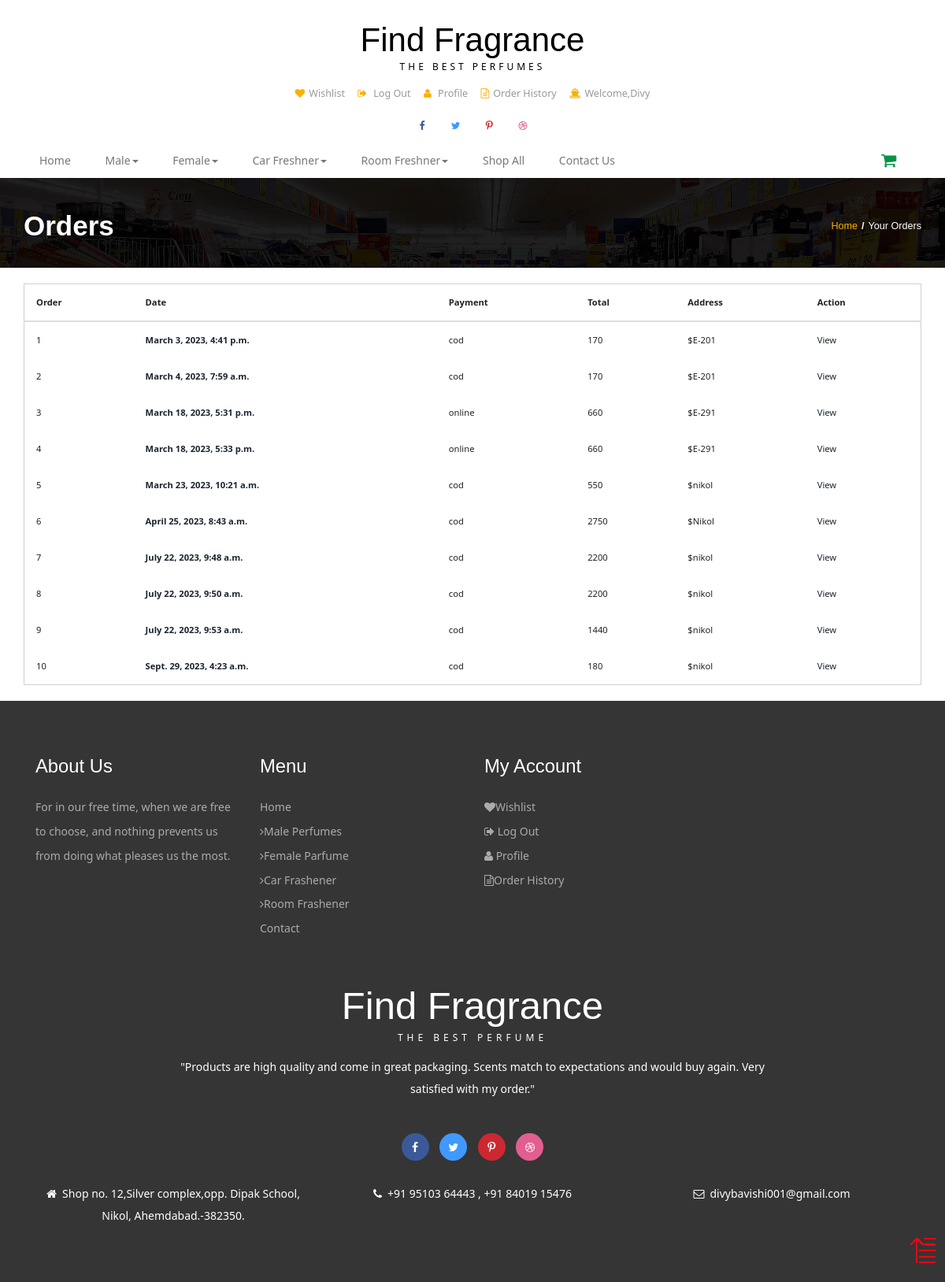
The app's page /yourorders (signed in) with its own data.
### iodo/models.py (models this page shows, shortened)
class customer_detail(models.Model):
    Name = models.CharField(max_length=25)
    L_id = models.ForeignKey(login, on_delete=models.CASCADE)
    Dob = models.DateField()
    Address = models.CharField(max_length=128)
    dp = models.ImageField(upload_to="photos", default="mydp.jpeg")
    def customer_photos(self):
        return mark_safe('<img src="{}" width="100"/>'.format(self.dp.url))
    customer_photos.allow_tags = True
    Area_id = models.ForeignKey(area, on_delete=models.CASCADE)
    City = models.ForeignKey(city, on_delete=models.CASCADE)
    State_id = models.ForeignKey(state, on_delete=models.CASCADE)

class product_order(models.Model):
    Total_amount = models.IntegerField(default=0)
    L_id = models.ForeignKey(login, on_delete=models.CASCADE)
    Address = models.CharField(max_length=35)
    Order_status = (
        ('pending', 'PENDING'),
        ('placed', 'PLACED'),
    )
    order_status = models.CharField(max_length=50, choices=Order_status)
    Payment_status = models.CharField(max_length=30)
    Date_time = models.DateTimeField(auto_now=True, editable=False)

### iodo/views.py (the view)
# urls.py: path("yourorders", views.yourorders, name="yourorders"),
def yourorders(request):
  try:
    uid = request.session['log_id']
    logdetail = login.objects.all()
    statedetail = state.objects.all()
    citydetail = city.objects.all()
    areadetail = area.objects.all()
    try:
      profiledata = customer_detail.objects.get(L_id=uid)
    except customer_detail.DoesNotExist:
      profiledata = None
    orderdata = product_order.objects.filter(L_id=login(id=uid))
    pdata = {
      'logdetail': logdetail,
      'statedetail': statedetail,
      'citydetail': citydetail,
      'areadetail': areadetail,
      'profiledata': profiledata,
      'orderdata': orderdata,
    }
    return render(request, 'yourorders.html', pdata)
  except:
    pass
  return render(request, 'yourorders.html')

### iodo/templates/yourorders.html (shortened to what this page needs)
{% extends 'basic.html' %}
{% block body %}
{% load static %}
<link href=" {% static 'css/bootstrap.css' %} " rel='stylesheet' type='text/css' />
<link href=" {% static 'css/style.css' %} " rel='stylesheet' type='text/css' />
<link href=" {% static 'css/font-awesome.css' %} " rel="stylesheet">
	<link rel="stylesheet" href=" {% static 'css/jstarbox.css' %} " type="text/css" media="screen" charset="utf-8" />
<div class="banner-top">
	<div class="container">
		<h3 >Orders</h3>
		<h4><a href="/">Home</a><label>/</label>Your Orders</h4>
		<div class="clearfix"> </div>
	</div>
</div>
<br>
    <div class="liton__shoping-cart-area mb-120">
        <div class="container">
            <div class="row">
                <div class="col-lg-12">
                    <div class="shoping-cart-inner">
                        <div class="shoping-cart-table table-responsive">
                            <table class="table">
                                <thead>
                                    <th class="cart-product-image">Order</th>
                                    <th class="cart-product-image">Date</th>
                                    <th class="cart-product-image">Payment</th>
                                    <th class="cart-product-image">Total</th>
                                    <th class="cart-product-image">Address</th>
                                    <th class="cart-product-image">Action</th>
                                </thead>
                                <tbody>
                                {% for o in orderdata %}
                                    <tr>
                                        <td class="cart-product-image">
                                            {{forloop.counter}}
                                        </td>
                                        <td class="cart-product-info">
                                            <strong><a href="/single/{{c.Product_id.id}}">{{o.Date_time}}</a></strong>
                                        </td>
                                        <td class="cart-product-price">{{o.Payment_status}}</td>
                                        <td class="cart-product-quantity">
                                            {{o.Total_amount}}
                                        </td>
                                        <td class="cart-product-subtotal">${{o.Address}}</td>
                                        <td class="cart-product-remove"><a href="/yourordersingle/{{o.id}}">View</a></td>
                                    </tr>
                                {% endfor %}
                                </tbody>
                            </table>
                        </div>
                    </div>
                </div>
                </div>
                    </div>
                </div>
</body>
{% endblock %}
{% block js %}
	<a href="#" id="toTop" style="display: block;"> </a>
{% endblock %}

### iodo/templates/basic.html (shortened to what this page needs)
<!DOCTYPE html>
{% load static %}
<html>
<head>
<link href=" {% static 'css/bootstrap.css' %} " rel='stylesheet' type='text/css' />
<link href=" {% static 'css/style.css' %} " rel='stylesheet' type='text/css' />
<link href=" {% static 'css/font-awesome.css' %} " rel="stylesheet">
	<link rel="stylesheet" href=" {% static 'css/jstarbox.css' %} " type="text/css" media="screen" charset="utf-8" />
</head>
<body>
<div class="header">
		<div class="container">
			<div class="logo">
				<h1 ><a href=" {% url 'index.html' %} ">Find Fragrance<span>The Best Perfumes</span></a></h1>
			</div>
			<div class="head-t">
				<ul class="card">
					{% if request.session.log_id %}
					<li><a href="/wishlist" ><i class="fa fa-heart" aria-hidden="true"></i>Wishlist</a></li>
					<li><a href="/logout"><i class="fa fa-sign-out" aria-hidden="true"></i> Log Out </a></li>
					{% if profiledata.Name == None %}
					<li><a href="/completeprofile"><i class="fa fa-user" aria-hidden="true"></i> Complete Profile </a></li>
					{% else %}
					<li><a href="/yourprofile"><i class="fa fa-user" aria-hidden="true"></i> Profile </a></li>
					{% endif %}
					<li><a href="/yourorders" ><i class="fa fa-file-text-o" aria-hidden="true"></i>Order History</a></li>
					<li><a href="/yourprofile" ><i class="fa fa-ship" aria-hidden="true"></i>Welcome,{{  profiledata.Name }}</a></li>
					{% else %}
					<li><a href="/login" ><i class="fa fa-user" aria-hidden="true"></i>Login</a></li>
					<li><a href="/register" ><i class="fa fa-arrow-right" aria-hidden="true"></i>Register</a></li>
					{% endif %}
				</ul>
			</div>
			<div class="header-ri">
				<ul class="social-top">
					<li><a href="#" class="icon facebook"><i class="fa fa-facebook" aria-hidden="true"></i></a></li>
					<li><a href="#" class="icon twitter"><i class="fa fa-twitter" aria-hidden="true"></i></a></li>
					<li><a href="#" class="icon pinterest"><i class="fa fa-pinterest-p" aria-hidden="true"></i></a></li>
					<li><a href="#" class="icon dribbble"><i class="fa fa-dribbble" aria-hidden="true"></i></a></li>
				</ul>
			</div>
				<div class="nav-top">
					<nav class="navbar navbar-default">
					<div class="collapse navbar-collapse" id="bs-megadropdown-tabs">
						<ul class="nav navbar-nav ">
							<li {% if request.resolver_match.url_name == 'index.html' %} class="nav-item active mr-lg-2 mb-lg-0 mb-2" {% endif %}"><a href="/" class="hyper "><span>Home</span></a></li>
							<li class="dropdown ">
								<a href="#" class="dropdown-toggle hyper" data-toggle="dropdown" ><span>Male<b class="caret"></b></span></a>
							</li>
							<li class="dropdown">
								<a href="#" class="dropdown-toggle hyper" data-toggle="dropdown" ><span>Female<b class="caret"></b></span></a>
							</li>
									<li class="dropdown">
								<a href="#" class="dropdown-toggle hyper" data-toggle="dropdown" ><span>Car Freshner<b class="caret"></b></span></a>
							</li>
									<li class="dropdown">
								<a href="#" class="dropdown-toggle hyper" data-toggle="dropdown" ><span>Room Freshner<b class="caret"></b></span></a>
							</li>
							<li {% if request.resolver_match.url_name == 'shop' %} class="nav-item active mr-lg-2 mb-lg-0 mb-2" {% endif %}"><a href="/shop" class="hyper"> <span>Shop All</span></a></li>
							<li {% if request.resolver_match.url_name == 'contact.html' %} class="nav-item active mr-lg-2 mb-lg-0 mb-2" {% endif %}"><a href=" {% url 'contact.html' %} " class="hyper"><span>Contact Us</span></a></li>
						</ul>
					</div>
					</nav>
					 <div class="cart" >
						<a href="/cart"><span class="fa fa-shopping-cart my-cart-icon"></span></a>
					</div>
					<div class="clearfix"></div>
				</div>
				</div>
</div>
{% block body %} {% endblock %}
<div class="footer">
	<div class="container">
		<div class="col-md-3 footer-grid">
			<h3>About Us</h3>
			<p>For in our free time, when we are free to choose,
				and nothing prevents us from doing what pleases us the most.</p>
		</div>
		<div class="col-md-3 footer-grid ">
			<h3>Menu</h3>
			<ul>
				<li><a href=" {% static 'index.html' %} ">Home</a></li>
				<li><a href="/categorywiseproduct/1"><i class="fa fa-angle-right" aria-hidden="true"></i>Male Perfumes</a></li>
				<li><a href="/categorywiseproduct/2"><i class="fa fa-angle-right" aria-hidden="true"></i>Female Parfume</a></li>
				<li><a href="/categorywiseproduct/3"><i class="fa fa-angle-right" aria-hidden="true"></i>Car Frashener</a></li>
				<li><a href="/categorywiseproduct/4"><i class="fa fa-angle-right" aria-hidden="true"></i>Room Frashener</a></li>
				<li><a href=" {% url 'contact.html' %} ">Contact</a></li>
			</ul>
		</div>
		<div class="col-md-3 footer-grid">
			<h3>My Account</h3>
			<ul>
				{% if request.session.log_id %}
					<li><a href="/wishlist" ><i class="fa fa-heart" aria-hidden="true"></i>Wishlist</a></li>
					<li><a href="/logout"><i class="fa fa-sign-out" aria-hidden="true"></i> Log Out </a></li>
					{% if profiledata.Name == None %}
					<li><a href="/completeprofile"><i class="fa fa-user" aria-hidden="true"></i> Complete Profile </a></li>
					{% else %}
					<li><a href="/yourprofile"><i class="fa fa-user" aria-hidden="true"></i> Profile </a></li>
					{% endif %}
					<li><a href="/yourorders" ><i class="fa fa-file-text-o" aria-hidden="true"></i>Order History</a></li>
					{% else %}
					<li><a href="/login" ><i class="fa fa-user" aria-hidden="true"></i>Login</a></li>
					<li><a href="/register" ><i class="fa fa-arrow-right" aria-hidden="true"></i>Register</a></li>
					{% endif %}
			</ul>
		</div>
		<div class="clearfix"></div>
			<div class="footer-bottom">
				<h2 ><a href=" {% static 'index.html' %} ">Find Fragrance<span>The Best Perfume</span></a></h2>
				<p class="fo-para">"Products are high quality and come in great packaging. Scents match to expectations and would buy again. Very satisfied with my order."</p>
				<ul class="social-fo">
					<li><a href="#" class=" face"><i class="fa fa-facebook" aria-hidden="true"></i></a></li>
					<li><a href="#" class=" twi"><i class="fa fa-twitter" aria-hidden="true"></i></a></li>
					<li><a href="#" class=" pin"><i class="fa fa-pinterest-p" aria-hidden="true"></i></a></li>
					<li><a href="#" class=" dri"><i class="fa fa-dribbble" aria-hidden="true"></i></a></li>
				</ul>
				<div class=" address">
					<div class="col-md-4 fo-grid1">
							<p><i class="fa fa-home" aria-hidden="true"></i>Shop no. 12,Silver complex,opp. Dipak School, Nikol, Ahemdabad.-382350.</p>
					</div>
					<div class="col-md-4 fo-grid1">
							<p><i class="fa fa-phone" aria-hidden="true"></i>+91 95103 64443 , +91 84019 15476</p>
					</div>
					<div class="col-md-4 fo-grid1">
						<p><a href=" {% static 'mailto:divybavishi001@gmail.com' %} "><i class="fa fa-envelope-o" aria-hidden="true"></i>divybavishi001@gmail.com</a></p>
					</div>
					<div class="clearfix"></div>
					</div>
			</div>
	</div>
</div>
</body>
{% block js %} {% endblock %}
</html>

### records on screen
customer_detail: Name "Divy"
product_order: Date_time "March 3, 2023, 4:41 p.m.", Payment_status "cod", Total_amount "170", Address "E-201"
product_order: Date_time "March 4, 2023, 7:59 a.m.", Payment_status "cod", Total_amount "170", Address "E-201"
product_order: Date_time "March 18, 2023, 5:31 p.m.", Payment_status "online", Total_amount "660", Address "E-291"
product_order: Date_time "March 18, 2023, 5:33 p.m.", Payment_status "online", Total_amount "660", Address "E-291"
product_order: Date_time "March 23, 2023, 10:21 a.m.", Payment_status "cod", Total_amount "550", Address "nikol"
product_order: Date_time "April 25, 2023, 8:43 a.m.", Payment_status "cod", Total_amount "2750", Address "Nikol"
product_order: Date_time "July 22, 2023, 9:48 a.m.", Payment_status "cod", Total_amount "2200", Address "nikol"
product_order: Date_time "July 22, 2023, 9:50 a.m.", Payment_status "cod", Total_amount "2200", Address "nikol"
product_order: Date_time "July 22, 2023, 9:53 a.m.", Payment_status "cod", Total_amount "1440", Address "nikol"
product_order: Date_time "Sept. 29, 2023, 4:23 a.m.", Payment_status "cod", Total_amount "180", Address "nikol"
